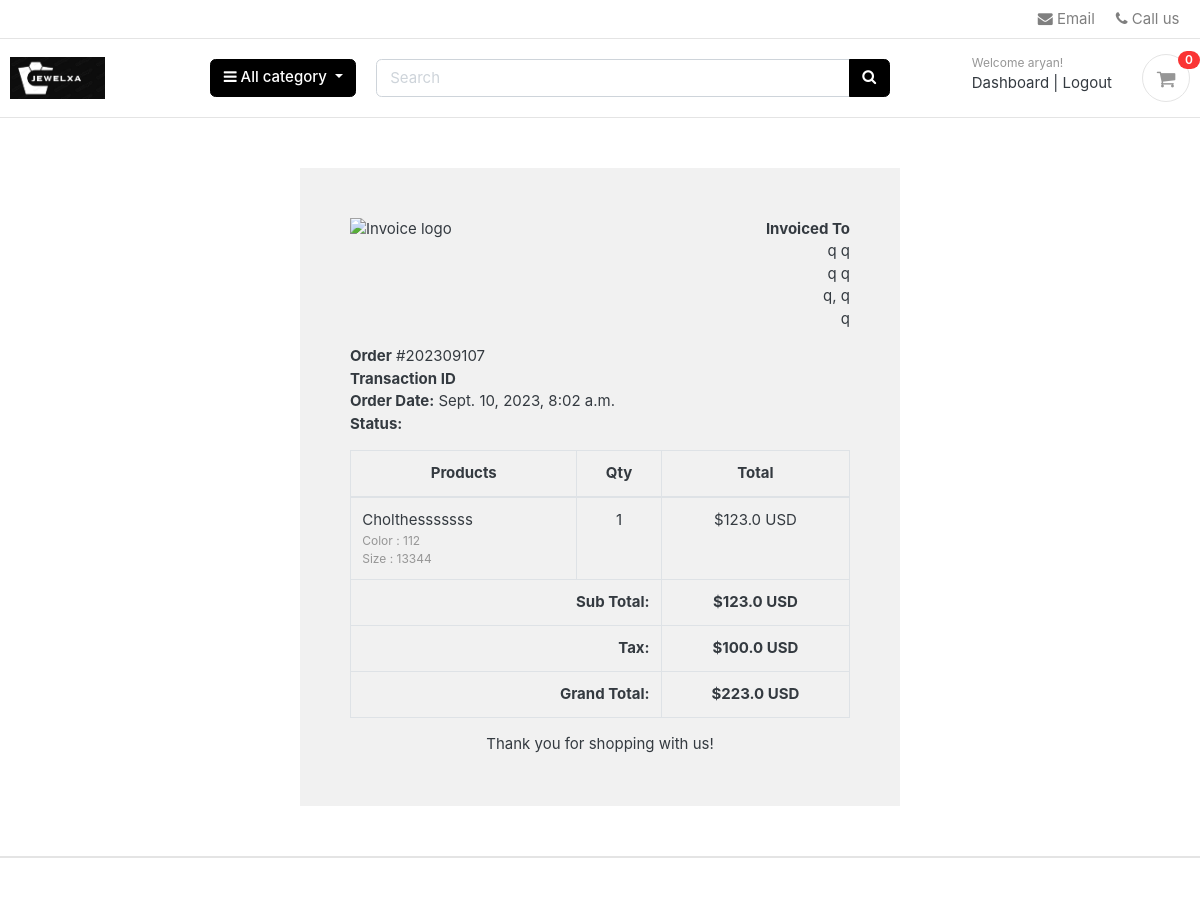
The page /accounts/order_detail/202309107/ (signed in) on the database its author committed.
### accounts/models.py (models this page shows, shortened)
class Account(AbstractBaseUser):
    first_name      = models.CharField(max_length=50)
    last_name       = models.CharField(max_length=50)
    username        = models.CharField(max_length=50, unique=True)
    email           = models.EmailField(max_length=100, unique=True)
    phone_number    = models.CharField(max_length=50)
    date_joined     = models.DateTimeField(auto_now_add=True)
    last_login      = models.DateTimeField(auto_now_add=True)
    is_admin        = models.BooleanField(default=False)
    is_staff        = models.BooleanField(default=False)
    is_active        = models.BooleanField(default=False)
    is_superadmin        = models.BooleanField(default=False)
    USERNAME_FIELD = 'email'
    REQUIRED_FIELDS = ['username', 'first_name', 'last_name']
    objects = MyAccountManager()

### orders/models.py (models this page shows, shortened)
class Order(models.Model):
    STATUS = (
        ('New', 'New'),
        ('Accepted', 'Accepted'),
        ('Completed', 'Completed'),
        ('Cancelled', 'Cancelled'),
    )
    user = models.ForeignKey(Account, on_delete=models.SET_NULL, null=True)
    payment = models.ForeignKey(Payment, on_delete=models.SET_NULL, blank=True, null=True)
    order_number = models.CharField(max_length=20)
    first_name = models.CharField(max_length=50)
    last_name = models.CharField(max_length=50)
    phone = models.CharField(max_length=15)
    email = models.EmailField(max_length=50)
    address_line_1 = models.CharField(max_length=50)
    address_line_2 = models.CharField(max_length=50, blank=True)
    country = models.CharField(max_length=50)
    state = models.CharField(max_length=50)
    city = models.CharField(max_length=50)
    order_note = models.CharField(max_length=100, blank=True)
    order_total = models.FloatField()
    tax = models.FloatField()
    status = models.CharField(max_length=10, choices=STATUS, default='New')
    ip = models.CharField(blank=True, max_length=20)
    is_ordered = models.BooleanField(default=False)
    created_at = models.DateTimeField(auto_now_add=True)
    updated_at = models.DateTimeField(auto_now=True)
    def full_name(self):
        return f'{self.first_name} {self.last_name}'
    def full_address(self):
        return f'{self.address_line_1} {self.address_line_2}'

class OrderProduct(models.Model):
    order = models.ForeignKey(Order, on_delete=models.CASCADE)
    payment = models.ForeignKey(Payment, on_delete=models.SET_NULL, blank=True, null=True)
    user = models.ForeignKey(Account, on_delete=models.CASCADE)
    product = models.ForeignKey(Product, on_delete=models.CASCADE)
    variations = models.ManyToManyField(Variation, blank=True)
    quantity = models.IntegerField()
    product_price = models.FloatField()
    ordered = models.BooleanField(default=False)
    created_at = models.DateTimeField(auto_now_add=True)
    updated_at = models.DateTimeField(auto_now=True)

### store/models.py (models this page shows, shortened)
class Product(models.Model):
    product_name    = models.CharField(max_length=200, unique=True)
    slug            = models.SlugField(max_length=200, unique=True)
    description     = models.TextField(max_length=500, blank=True)
    price           = models.IntegerField()
    images          = models.ImageField(upload_to='photos/products')
    stock           = models.IntegerField()
    is_available    = models.BooleanField(default=True)
    category        = models.ForeignKey(Category, on_delete=models.CASCADE)
    created_date    = models.DateTimeField(auto_now_add=True)
    modified_date   = models.DateTimeField(auto_now=True)

class Variation(models.Model):
    product = models.ForeignKey(Product, on_delete=models.CASCADE)
    variation_category = models.CharField(max_length=100, choices=variation_category_choice)
    variation_value     = models.CharField(max_length=100)
    is_active           = models.BooleanField(default=True)
    created_date        = models.DateTimeField(auto_now=True)
    objects = VariationManager()

### accounts/views.py (the view)
# urls.py: path('order_detail/<int:order_id>/', views.order_detail, name='order_detail'),
@login_required(login_url='login')
def order_detail(request, order_id):
    order_detail = OrderProduct.objects.filter(order__order_number=order_id)
    order = Order.objects.get(order_number=order_id)
    subtotal = 0
    for i in order_detail:
        subtotal += i.product_price * i.quantity
    context = {
        'order_detail': order_detail,
        'order': order,
        'subtotal': subtotal,
    }
    return render(request, 'accounts/order_detail.html', context)

### carts/context_processors.py (called while the page is built)
def counter(request):
    cart_count = 0
    if 'admin' in request.path:
        return {}
    else:
        try:
            cart = Cart.objects.filter(cart_id=_cart_id(request))
            if request.user.is_authenticated:
                cart_items = CartItem.objects.all().filter(user=request.user)
            else:
                cart_items = CartItem.objects.all().filter(cart=cart[:1])
            for cart_item in cart_items:
                cart_count += cart_item.quantity
        except Cart.DoesNotExist:
            cart_count = 0
    return dict(cart_count=cart_count)

### carts/views.py (called while the page is built)
def _cart_id(request):
    cart = request.session.session_key
    if not cart:
        cart = request.session.create()
    return cart

### category/context_processors.py (called while the page is built)
def menu_links(request):
    links = Category.objects.all()
    return dict(links=links)

### category/models.py (called while the page is built)
    def get_url(self):
            return reverse('products_by_category', args=[self.slug])

### templates/accounts/order_detail.html
{% extends 'base.html' %}
{% load static %}
{% block content %}
<div class="container" style="margin: 0 auto;width: 50%;padding: 50px;background: #f1f1f1;margin-top: 50px;margin-bottom: 50px;">
    <div class="row invoice row-printable">
        <div class="col-md-12">
            <div class="panel panel-default plain" id="dash_0">
                <div class="panel-body p30">
                    <div class="row">
                        <div class="col-lg-6">
                            <div class="invoice-logo"><img src="{% static '/images/logo.png' %}" alt="Invoice logo" style="max-height: 40px;"></div>
                        </div>
                        <div class="col-lg-6">
                            <div class="invoice-from">
                                <ul class="list-unstyled text-right">
                                    <li><strong>Invoiced To</strong></li>
                                    <li>{{order.full_name}}</li>
                                    <li>{{order.full_address}}</li>
                                    <li>{{order.city}}, {{order.state}}</li>
                                    <li>{{order.country}}</li>
                                </ul>
                            </div>
                        </div>
                        <div class="col-lg-12">
                            <div class="invoice-details mt25">
                                <div class="well">
                                    <ul class="list-unstyled mb0">
                                        <li><strong>Order</strong> #{{order.order_number}}</li>
                                        <li><strong>Transaction ID</strong> {{order.payment.payment_id}}</li>
                                        <li><strong>Order Date:</strong> {{order.created_at}}</li>
                                        <li><strong>Status:</strong> {{order.payment.status}}</li>
                                    </ul>
                                </div>
                            </div>
                            <div class="invoice-items">
                                <div class="table-responsive" style="overflow: hidden; outline: none;" tabindex="0">
                                    <table class="table table-bordered">
                                        <thead>
                                            <tr>
                                                <th class="per70 text-center">Products</th>
                                                <th class="per5 text-center">Qty</th>
                                                <th class="per25 text-center">Total</th>
                                            </tr>
                                        </thead>
                                        <tbody>
                                          {% for item in order_detail %}
                                            <tr>
                                                <td>{{item.product.product_name}}
                                                  <p class="text-muted small">
                                          					{% if item.variations.all %}
                                          						{% for i in item.variations.all %}
                                          							{{ i.variation_category | capfirst }} : {{ i.variation_value | capfirst }} <br>
                                          						{% endfor %}
                                          					{% endif %}
                                          				</p>
                                                </td>
                                                <td class="text-center">{{item.quantity}}</td>
                                                <td class="text-center">${{item.product_price}} USD</td>
                                            </tr>
                                          {% endfor %}
                                        </tbody>
                                        <tfoot>
                                            <tr>
                                                <th colspan="2" class="text-right">Sub Total:</th>
                                                <th class="text-center">${{subtotal}} USD</th>
                                            </tr>
                                            <tr>
                                                <th colspan="2" class="text-right">Tax:</th>
                                                <th class="text-center">${{order.tax}} USD</th>
                                            </tr>
                                            <tr>
                                                <th colspan="2" class="text-right">Grand Total:</th>
                                                <th class="text-center">${{order.order_total}} USD</th>
                                            </tr>
                                        </tfoot>
                                    </table>
                                </div>
                            </div>
                            <div class="invoice-footer mt25">
                                <p class="text-center">Thank you for shopping with us!</p>
                            </div>
                        </div>
                    </div>
                </div>
            </div>
        </div>
    </div>
    </div>
{% endblock %}

### templates/includes/navbar.html (shortened to what this page needs)
{% load static %}
<header class="section-header">
  <nav class="navbar p-md-0 navbar-expand-sm navbar-light border-bottom">
    <div class="container">
      <div class="collapse navbar-collapse" id="navbarTop4">
        <ul class="navbar-nav mr-auto">
          <li class="nav-item dropdown">
            <a href="#" class="nav-link"></a>
          </li>
          <li class="nav-item dropdown">
            <a href="#" class="nav-link"></a>
          </li>
        </ul>
        <ul class="navbar-nav">
          <li><a href="mailto:jewelxa@gmail.com" class="nav-link"> <i class="fa fa-envelope"></i> Email </a></li>
          <li><a href="tel:+919699432001" class="nav-link"> <i class="fa fa-phone"></i> Call us </a></li>
        </ul>
      </div>
    </div>
  </nav>
<section class="header-main border-bottom">
  <div class="container">
<div class="row align-items-center">
  <div class="col-lg-2 col-md-3 col-6">
    <a href="{% url 'home' %}" class="brand-wrap">
      <img class="logo" src="{% static './images/logo1.JPG' %}" style="max-width: 100%; height: auto;">
    </a>
  </div>
  <div class="col-lg col-sm col-md col-6 flex-grow-0">
    <div class="category-wrap dropdown d-inline-block float-right">
      <button type="button" class="btn btn-primary dropdown-toggle" data-toggle="dropdown">
        <i class="fa fa-bars"></i> All category
      </button>
    </div>
  </div>
  <div class="col-lg  col-md-6 col-sm-12 col">
    <form action="{% url 'search' %}" class="search" method="GET">
      <div class="input-group w-100">
          <input type="text" class="form-control" style="width:60%;" placeholder="Search" name="keyword" required>
          <div class="input-group-append">
              <button class="btn btn-primary" type="submit">
                  <i class="fa fa-search"></i>
              </button>
          </div>
      </div>
  </form>
  </div>
  <div class="col-lg-3 col-sm-6 col-8 order-2 order-lg-3">
        <div class="d-flex justify-content-end mb-3 mb-lg-0">
          {% if user.id is None %}
          <div class="widget-header">
            <small class="title text-muted">Welcome guest!</small>
            <div>
              <a href="{% url 'login' %}">Sign in</a> <span class="dark-transp"> | </span>
              <a href="{% url 'register' %}"> Register</a>
            </div>
          </div>
          {% else %}
          <div class="widget-header">
            <small class="title text-muted">Welcome {{user.first_name}}!</small>
            <div>
              <a href="{% url 'dashboard' %}">Dashboard</a> <span class="dark-transp"> | </span>
              <a href="{% url 'logout' %}"> Logout</a>
            </div>
          </div>
          {% endif %}
          <a href="{% url 'cart' %}" class="widget-header pl-3 ml-3">
            <div class="icon icon-sm rounded-circle border"><i class="fa fa-shopping-cart"></i></div>
            <span class="badge badge-pill badge-danger notify">{{cart_count}}</span>
          </a>
        </div>
      </div>
</div>
  </div>
</section>
</header>

### static/css/ui.css (style rules this page uses)
html { font-family: "Inter", sans-serif; font-size: 15px; }
.icon-xs, .icon-sm, .icon-md, .icon-lg { display: inline-block; text-align: center; flex-shrink: 0; flex-grow: 0; }
.icon-sm { width: 48px; height: 48px; line-height: 48px !important; font-size: 20px; }
p:last-child { margin-bottom: 0; }
.header-main { position: relative; padding-top: 1rem; padding-bottom: 1rem; }
.brand-wrap .logo, .navbar-brand .logo { margin-right: 7px; max-height: 42px; display: inline-block; }
.widget-header { display: inline-block; vertical-align: middle; position: relative; }
.widget-header a { color: #343a40; }
.widget-header i { color: #969696; }
.widget-header .title { display: block; }
.widget-header .notify { position: absolute; top: -3px; right: -10px; }
[class*=list-] li:after { visibility: hidden; display: block; content: ""; overflow: hidden; height: 0; clear: both; }
.notify { position: absolute; top: -4px; right: -10px; display: inline-block; padding: 0.25em 0.6em; font-size: 12px; line-height: 1; text-align: center; border-radius: 3rem; color: #fff; background-color: #fa3434; }

### rows shown on the page
Account: first_name "aryan"
Order: full_name "q q", full_address "q q", city "q", state "q", country "q", order_number "202309107", created_at "Sept. 10, 2023, 8:02 a.m.", tax "100.0", order_total "223.0"
OrderProduct: product.product_name "Cholthesssssss", quantity "1", product_price "123.0"
Variation: variation_category "Color", variation_value "112"
Variation: variation_category "Size", variation_value "13344"

### other values the page prints
{{ cart_count }} "0"
{{ subtotal }} "123.0"
